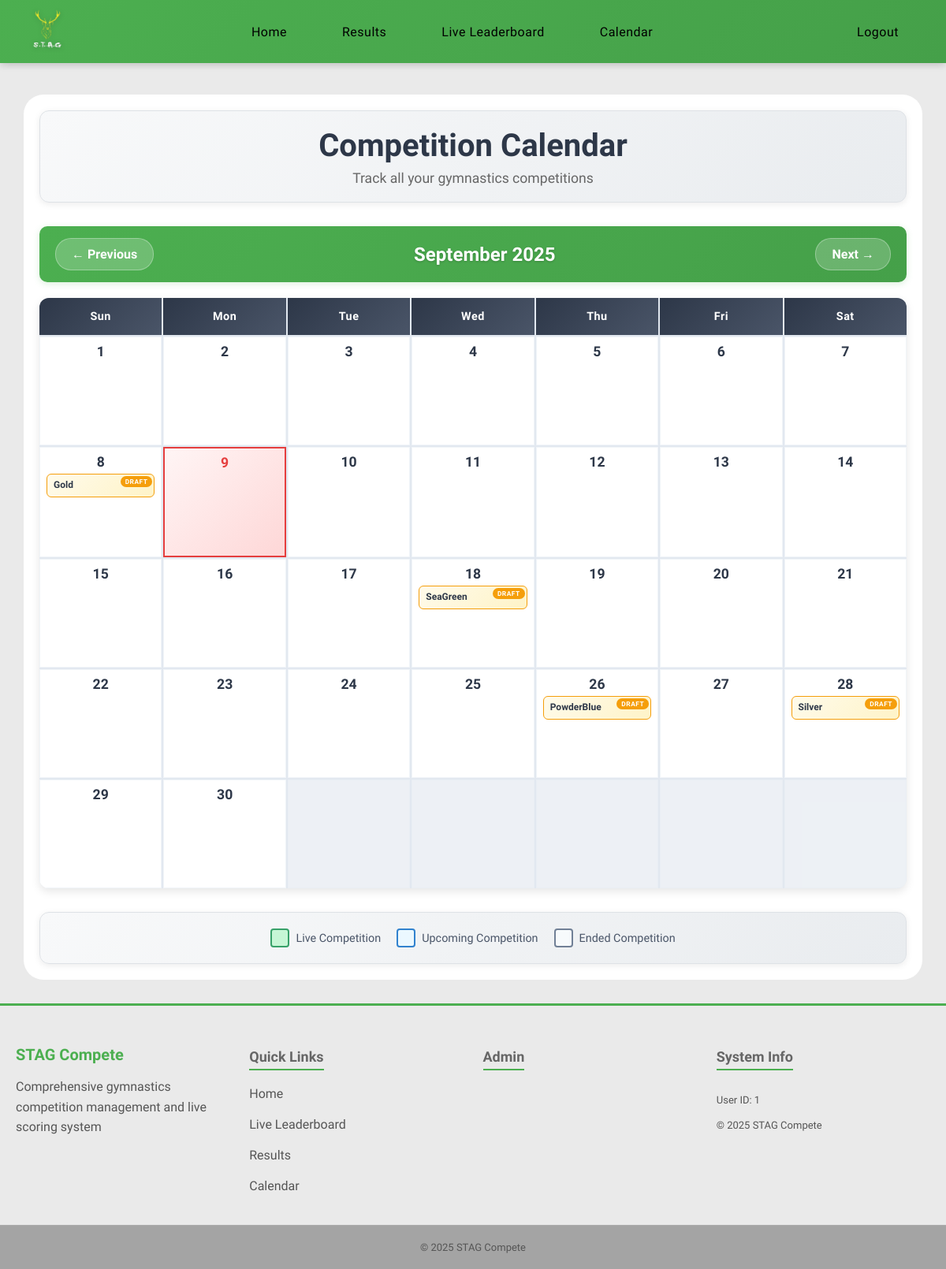
The app's page /calendar (signed in) with its own data.
### models.py (models this page shows)
class Competitions(db.Model):
    __tablename__ = 'competitions'
    id = db.Column(
        db.Integer, primary_key=True
    )
    season_id = db.Column(
        db.Integer, db.ForeignKey('seasons.id'), nullable=False
    )
    name = db.Column(
        db.String(50), nullable=False
    )
    address = db.Column(
        db.String(100), nullable=False
    )
    competition_date = db.Column(
        db.Date, nullable=True
    )
    status = db.Column(
        db.String(20), nullable=False, default='draft'
    )  # Options: 'draft', 'live', 'ended'
    started_at = db.Column(
        db.DateTime, nullable=True
    )
    ended_at = db.Column(
        db.DateTime, nullable=True
    )
    entries = db.relationship(
        'Entries', backref='competitions'
    )
    season = db.relationship(
        'Seasons', backref='competitions'
    )

### routes/calendar_routes.py (the view)
@main.route('/calendar')
def calendar_view():
    year = request.args.get('year', datetime.now().year, type=int)
    month = request.args.get('month', datetime.now().month, type=int)
    if month > 12:
        month = 1
        year += 1
    elif month < 1:
        month = 12
        year -= 1
    cal = calendar.monthcalendar(year, month)
    month_name = calendar.month_name[month]
    start_date = datetime(year, month, 1).date()
    if month == 12:
        end_date = datetime(year + 1, 1, 1).date() - timedelta(days=1)
    else:
        end_date = datetime(year, month + 1, 1).date() - timedelta(days=1)
    competitions = models.Competitions.query.filter(
        models.Competitions.competition_date.between(start_date, end_date)
    ).all()
    competitions_by_date = {}
    for comp in competitions:
        if comp.competition_date:
            day = comp.competition_date.day
            if day not in competitions_by_date:
                competitions_by_date[day] = []
            competitions_by_date[day].append(comp)
    prev_month = month - 1 if month > 1 else 12
    prev_year = year if month > 1 else year - 1
    next_month = month + 1 if month < 12 else 1
    next_year = year if month < 12 else year + 1
    return render_template(
        'calendar.html',
        calendar_data=cal,
        month_name=month_name,
        year=year,
        month=month,
        competitions_by_date=competitions_by_date,
        prev_month=prev_month,
        prev_year=prev_year,
        next_month=next_month,
        next_year=next_year,
        today=datetime.now()
    )

### routes/__init__.py (called while the page is built)
@main.context_processor  # Ensures this is run before any other routes
def inject_user():
    return dict(
        logged_in='user_id' in session,
        user_roles=session.get('roles', []),
        is_admin='admin' in session.get('roles', []),
        is_judge='judges' in session.get('roles', []),
        user_id=session.get('user_id')
    )

### templates/calendar.html (shortened to what this page needs)
{% extends 'layout.html' %}
{% block content %}
<div class="content">
    <div class="container">
        <div class="header">
            <h1>Competition Calendar</h1>
            <p>Track all your gymnastics competitions</p>
        </div>
        <div class="calendar-nav">
            <a href="{{ url_for('main.calendar_view', year=prev_year, month=prev_month) }}" class="nav-btn">
                ← Previous
            </a>
            <div class="current-month">{{ month_name }} {{ year }}</div>
            <a href="{{ url_for('main.calendar_view', year=next_year, month=next_month) }}" class="nav-btn">
                Next →
            </a>
        </div>
        <div class="calendar-grid">
            <div class="calendar-header">Sun</div>
            <div class="calendar-header">Mon</div>
            <div class="calendar-header">Tue</div>
            <div class="calendar-header">Wed</div>
            <div class="calendar-header">Thu</div>
            <div class="calendar-header">Fri</div>
            <div class="calendar-header">Sat</div>
            {% for week in calendar_data %}
            {% for day in week %}
            {% if day == 0 %}
            <div class="calendar-day other-month"></div>
            {% else %}
            {% set is_today = (day == today.day and month == today.month and year == today.year) %}
            <div class="calendar-day {% if is_today %}today{% endif %}">
                <div class="day-number">{{ day }}</div>
                {% if day in competitions_by_date %}
                {% for competition in competitions_by_date[day] %}
                <div class="competition {{ competition.status }}" data-competition-id="{{ competition.id }}">
                    <div class="competition-title">{{ competition.name }}</div>
                    <span class="status-badge status-{{ competition.status }}">{{ competition.status }}</span>
                </div>
                {% endfor %}
                {% endif %}
            </div>
            {% endif %}
            {% endfor %}
            {% endfor %}
        </div>
        <div class="legend">
            <div class="legend-item">
                <div class="legend-color" style="background: #c6f6d5; border-color: #38a169;"></div>
                <span>Live Competition</span>
            </div>
            <div class="legend-item">
                <div class="legend-color" style="background: #ebf8ff; border-color: #3182ce;"></div>
                <span>Upcoming Competition</span>
            </div>
            <div class="legend-item">
                <div class="legend-color" style="background: #f7fafc; border-color: #718096;"></div>
                <span>Ended Competition</span>
            </div>
        </div>
    </div>
</div>
{% endblock %}

### static/css/variables.css (style rules this page uses)
:root { --primary-green: #4CAF50; --primary-green-dark: #45a049; --primary-green-darker: #3d8b40; --background-light: #eaeaea; --background-white: #ffffff; --background-section: #f8f9fa; --background-section-alt: #e9ecef; --text-primary: #000000; --text-secondary: #333333; --text-muted: #555555; --text-light: #666666; --text-dark: #2c3e50; --border-light: #ddd; --border-lighter: #dee2e6; --border-lightest: #e0e0e0; --error-color: #dc3545; --error-background: rgba(220, 53, 69, 0.1); --success-color: #28a745; --warning-color: #f59e0b; --info-color: #007bff; --shadow-sm: 0 2px 8px rgba(0, 0, 0, 0.08); --shadow-md: 0 4px 15px rgba(0, 0, 0, 0.1); --shadow-lg: 0 10px 30px rgba(0, 0, 0, 0.3); --shadow-green: 0 4px 15px rgba(76, 175, 80, 0.3); --border-radius-sm: 6px; --border-radius-md: 12px; --border-radius-lg: 15px; --border-radius-xl: 25px; --spacing-xs: 5px; --spacing-sm: 10px; --spacing-md: 15px; --spacing-lg: 20px; --spacing-xl: 25px; --spacing-2xl: 30px; --transition-fast: all 0.3s ease; --transition-slow: all 0.5s ease; --font-size-xs: 12px; --font-size-sm: 13px; --font-size-base: 14px; --font-size-md: 16px; --font-size-lg: 18px; --font-size-xl: 20px; --font-size-2xl: 24px; --font-size-3xl: 32px; --nav-height: 80px; --container-max-width: 1400px; }

### static/css/base.css (style rules this page uses)
html, body { min-height: 100vh; margin: 0; padding: 0; background-color: var(--background-light); font-family: 'Lexend', sans-serif; padding-top: 60px; display: flex; flex-direction: column; }

### static/css/components.css (style rules this page uses)
.status-badge { padding: 4px 8px; border-radius: 4px; font-weight: bold; position: absolute; top: 2px; right: 2px; padding: 2px 6px; border-radius: 10px; font-size: 0.7em; font-weight: 700; text-transform: uppercase; letter-spacing: 0.5px; }
.status-draft { background-color: var(--warning-color); color: white; }

### static/css/layout.css (style rules this page uses)
.content { margin: 0 auto; padding: var(--spacing-lg); font-weight: 300; color: var(--text-primary); background-color: var(--background-white); border-radius: var(--border-radius-xl); width: 100%; max-width: 95%; box-sizing: border-box; display: flex; flex-direction: column; overflow: visible; }

### records on screen
Competitions: name "Gold", status "DRAFT"
Competitions: name "SeaGreen", status "DRAFT"
Competitions: name "PowderBlue", status "DRAFT"
Competitions: name "Silver", status "DRAFT"

### other values on screen
{{ month_name }} "September"
{{ year }} "2025"
{{ day }} "1" "2" "3" "4" "5" "6" "7" "8" "9" "10" "11" "12" "13" "14" "15" "16" "17" "18" "19" "20" "21" "22" "23" "24" "25" "26" "27" "28" "29" "30"
{{ user_id }} "1"
